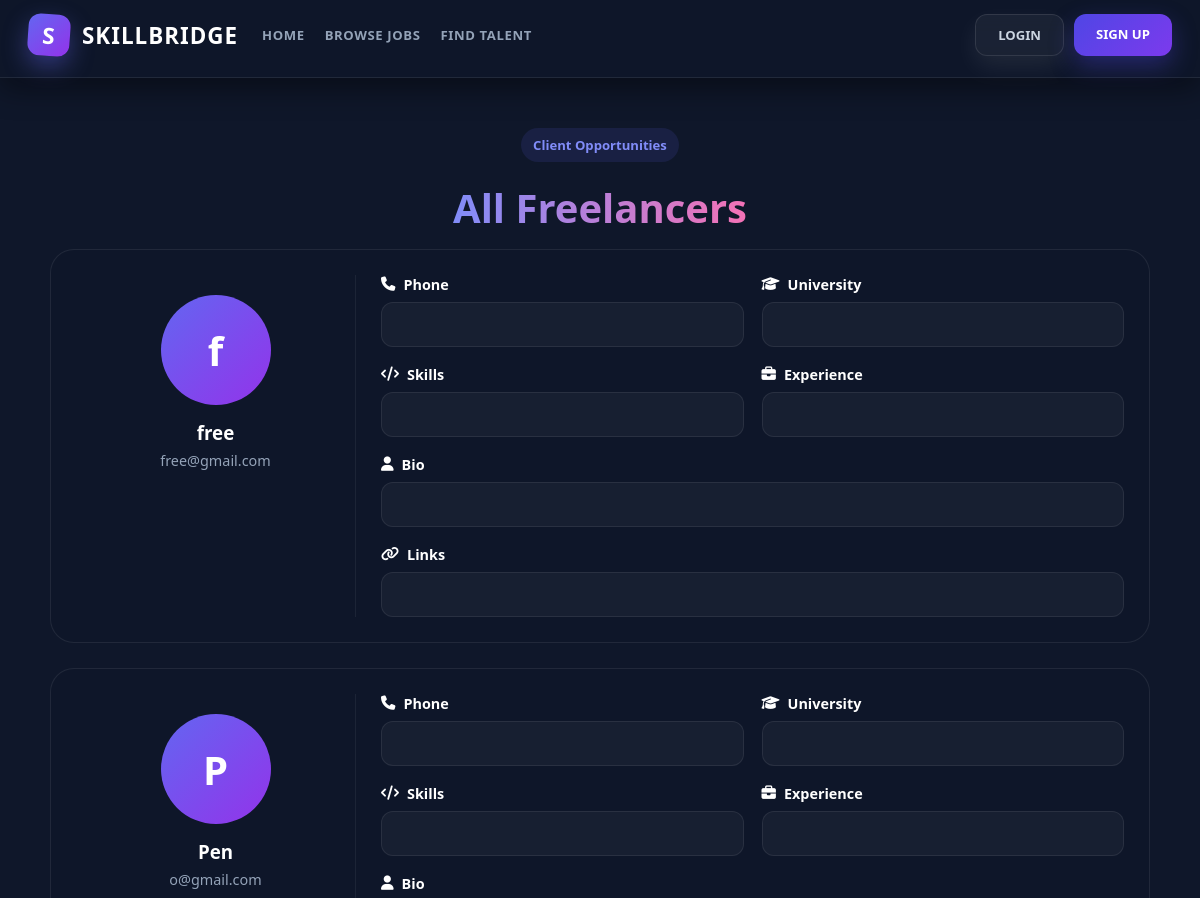
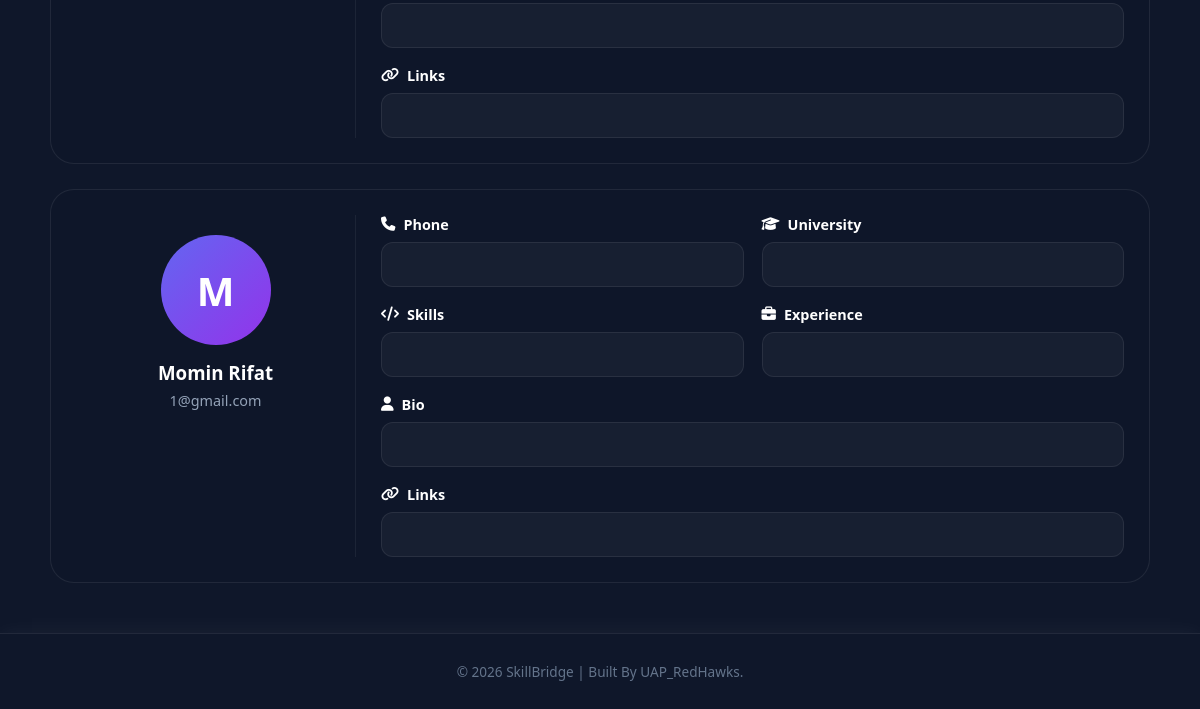
/talents/, run on an earlier commit of the app's database (2 pictures, top to bottom).
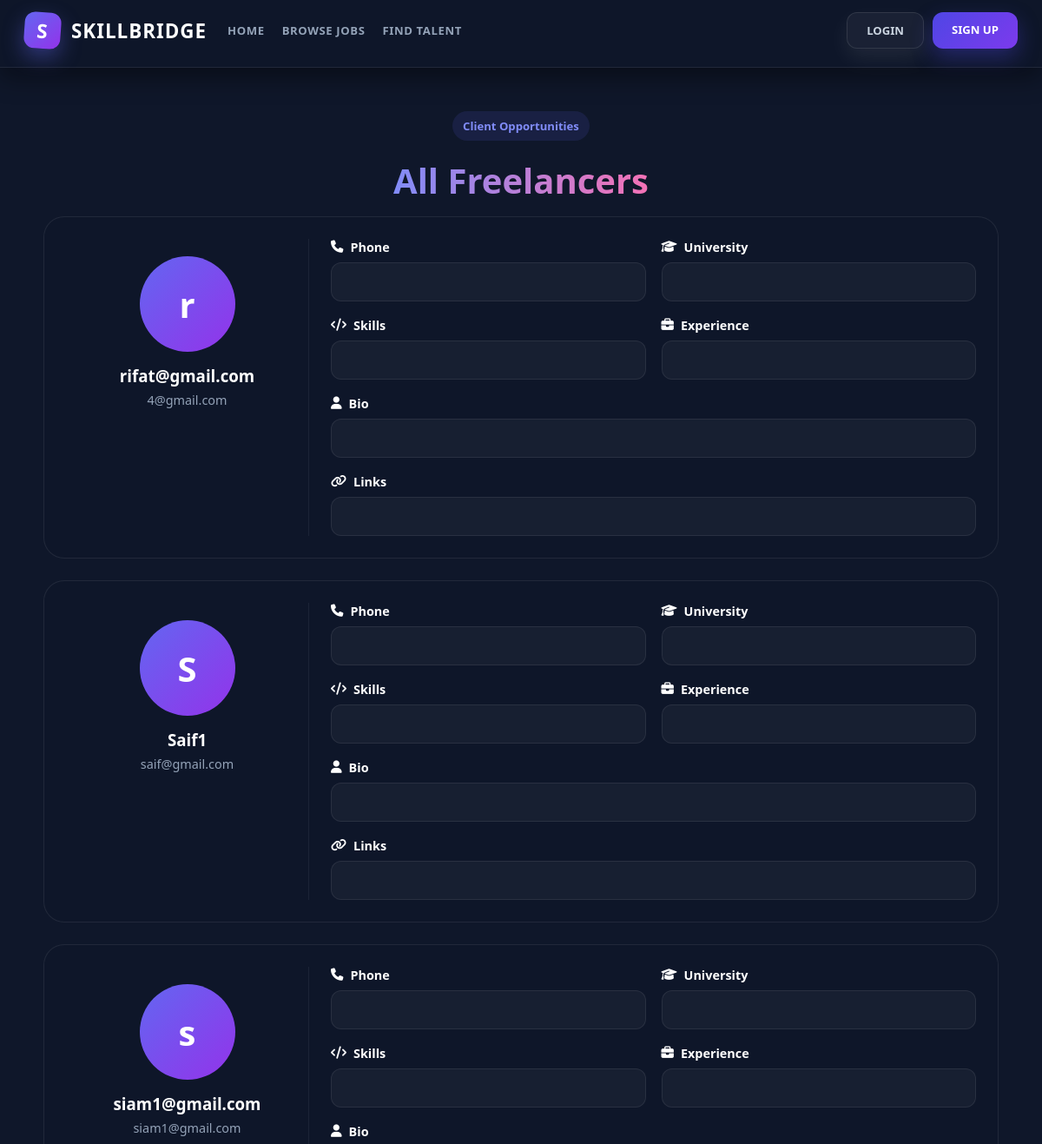
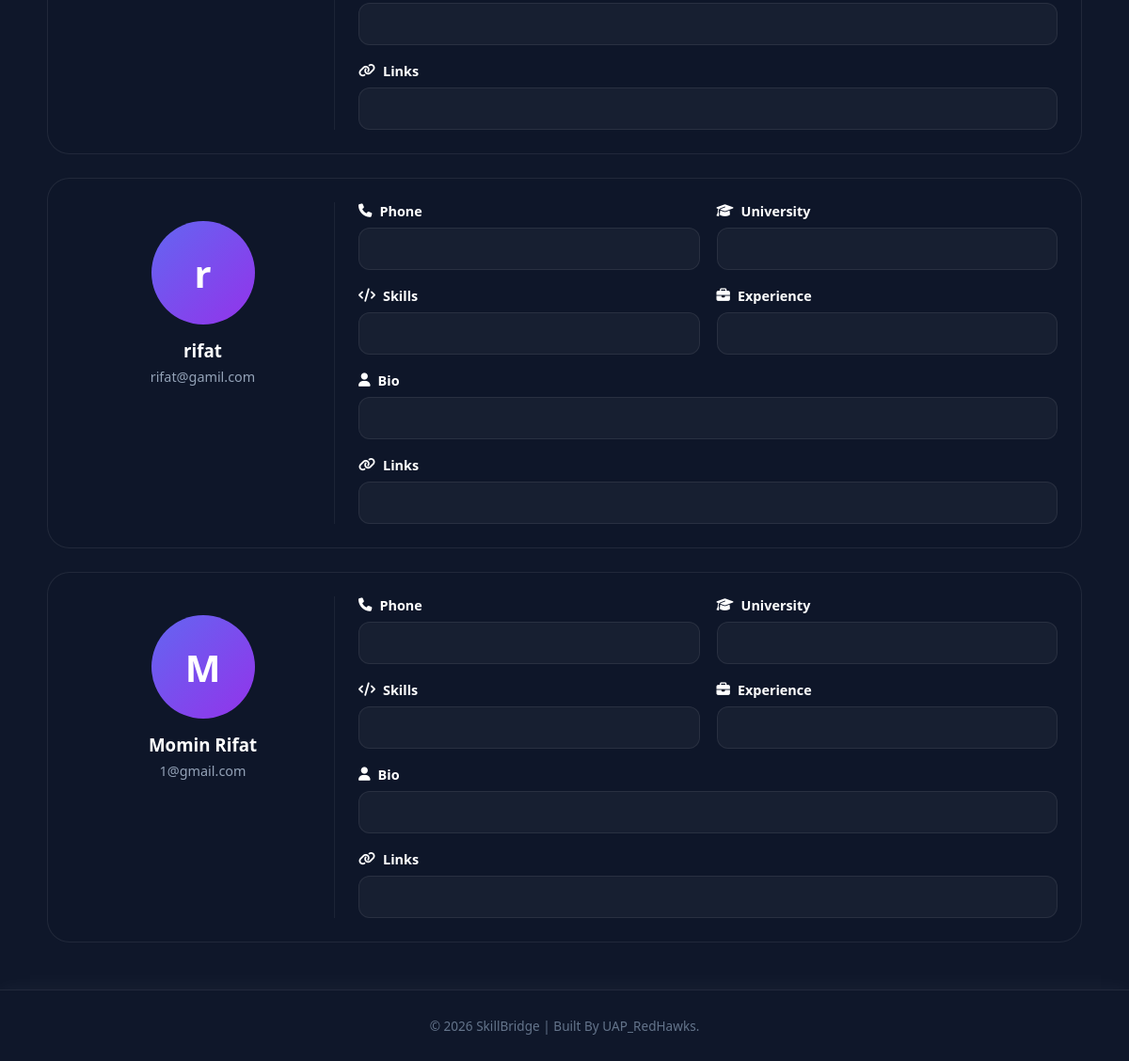
And on a later commit of the database (2 pictures, top to bottom).
### users/models.py (models this page shows, shortened)
class FreelancerProfile(models.Model):
    user = models.ForeignKey(User, on_delete=models.CASCADE)
    name = models.CharField(max_length=200)
    email = models.EmailField(unique=True)
    phone = models.CharField(max_length=20)
    address = models.TextField()
    universityname = models.CharField(max_length=200, blank=True)
    degree = models.CharField(max_length=200, blank=True)
    skills = models.TextField()
    experience = models.TextField(blank=True)
    bio = models.TextField(blank=True)
    portfolio_link = models.URLField(blank=True)
    githublink = models.URLField(blank=True)
    linkedinlink = models.URLField(blank=True)
    profileimage = models.ImageField(upload_to='profiles/', blank=True, null=True)
    resume = models.FileField(upload_to='resumes/', blank=True, null=True)
    nidnumber = models.CharField(max_length=50)
    createdat = models.DateTimeField(auto_now_add=True)

### core/views.py (the view)
# urls.py: path('talents/', views.guest_talents_list, name='guest_talents_list'),
def guest_talents_list(request):
    freelancers = FreelancerProfile.objects.all().order_by('-createdat')
    return render(request, 'core/alltalent.html', {'freelancers': freelancers})

### templates/core/alltalent.html (shortened to what this page needs)
{% extends 'core/base.html' %}
{% load static %}
{% block extra_css %}
  <link rel="stylesheet" href="{% static 'css/core/alltalent.css' %}" />
  <link rel="stylesheet" href="https://cdnjs.cloudflare.com/ajax/libs/font-awesome/6.5.1/css/all.min.css" />
{% endblock %}
{% block guest_content %}
  <div class="find-page">
    <div class="job-top">
      <div>
        <span class="job-tag">Client Opportunities</span>
        <h1>All Freelancers</h1>
      </div>
    </div>
    <div class="talent-list">
      {% for freelancer in freelancers %}
        <div class="talent-card">
          <div class="talent-left">
            <div class="talent-img">
              {% if freelancer.profileimage %}
                <img src="{{ freelancer.profileimage.url }}" />
              {% else %}
                <div class="default-img">{{ freelancer.name|first }}</div>
              {% endif %}
            </div>
            <h3>{{ freelancer.name }}</h3>
            <p>{{ freelancer.email }}</p>
          </div>
          <div class="talent-right">
            <div class="info-box">
              <label><i class="fa-solid fa-phone"></i> Phone</label>
              <div class="box">{{ freelancer.phone }}</div>
            </div>
            <div class="info-box">
              <label><i class="fa-solid fa-graduation-cap"></i> University</label>
              <div class="box">{{ freelancer.universityname }}</div>
            </div>
            <div class="info-box">
              <label><i class="fa-solid fa-code"></i> Skills</label>
              <div class="box">{{ freelancer.skills }}</div>
            </div>
            <div class="info-box">
              <label><i class="fa-solid fa-briefcase"></i> Experience</label>
              <div class="box">{{ freelancer.experience }}</div>
            </div>
            <div class="info-box full">
              <label><i class="fa-solid fa-user"></i> Bio</label>
              <div class="box">{{ freelancer.bio }}</div>
            </div>
            <div class="info-box full">
              <label><i class="fa-solid fa-link"></i> Links</label>
              <div class="box">
              </div>
            </div>
          </div>
        </div>
      {% endfor %}
    </div>
  </div>
{% endblock %}

### templates/core/base.html (shortened to what this page needs)
{% load static %}
<!DOCTYPE html>
<html lang="en">
  <head>
    <link rel="stylesheet" href="https://cdnjs.cloudflare.com/ajax/libs/font-awesome/6.0.0/css/all.min.css" />
    <link rel="stylesheet" href="{% static 'css/core/base.css' %}" />
    {% block extra_css %}
    {% endblock %}
  </head>
  <body>
    <nav class="navbar">
      <div class="nav-container">
        <div class="nav-left">
          <a href="/" class="brand-logo"><div class="logo-box">S</div>SKILLBRIDGE</a>
          {% if not user.is_authenticated %}
            <div class="nav-links desktop-menu">
              <a href="{% url 'home' %}" class="nav-item">Home</a>
              <a href="{% url 'guest_job_list' %}" class="nav-item">Browse Jobs</a>
              <a href="{% url 'guest_talents_list' %}" class="nav-item">Find Talent</a>
            </div>
          {% endif %}
        </div>
        <div class="nav-right">
          {% if user.is_authenticated %}
            <a href="#" class="message-btn"><i class="fas fa-message"></i></a>
            <div class="user-info">
              <div class="user-avatar">{{ user.username.0|upper }}</div>
              <span class="user-name">{{ user.username }}</span>
            </div>
          {% else %}
            <div class="auth-desktop">
              <a href="{% url 'login' %}" class="btn-login">Login</a>
              <a href="{% url 'signup' %}" class="btn-signup">Sign Up</a>
            </div>
          {% endif %}
        </div>
      </div>
    </nav>
    {% if user.is_authenticated %}
      <div class="dashboard-layout">
        {% with current=request.path %}
          <aside class="sidebar">
            {% if request.session.role == 'freelancer' %}
              <div class="role-badge freelancer">Freelancer</div>
              <a href="{% url 'freelencerdashboard' %}" class="sidebar-item {% if request.resolver_match.url_name == 'freelencerdashboard' %}active{% endif %}"><i class="fas fa-chart-line"></i>Dashboard</a>
              <a href="{% url 'freelancerprofile' %}" class="sidebar-item {% if request.resolver_match.url_name == 'freelancerprofile' %}active{% endif %}"><i class="fas fa-user"></i>My Profile</a>
              <a href="{% url 'job_list' %}" class="sidebar-item {% if request.resolver_match.url_name == 'job_list' %}active{% endif %}"><i class="fas fa-briefcase"></i>Browse Jobs</a>
              <a href="{% url 'my_applications' %}" class="sidebar-item {% if request.resolver_match.url_name == 'my_applications' %}active{% endif %}"><i class="fas fa-file"></i>My Applications</a>
              <a href="{% url 'saved_jobs' %}" class="sidebar-item {% if request.resolver_match.url_name == 'saved_jobs' %}active{% endif %}"><i class="fas fa-bookmark"></i>Saved Jobs</a>
              <a href="#" class="sidebar-item"><i class="fas fa-message"></i>Messages</a>
              <a href="{% url 'frereview' %}" class="sidebar-item {% if request.resolver_match.url_name == 'frereview' %}active{% endif %}"><i class="fas fa-star"></i>Reviews</a>
            {% else %}
              <div class="role-badge client">Client</div>
              <a href="{% url 'clientdashboard' %}" class="sidebar-item {% if request.resolver_match.url_name == 'clientdashboard' %}active{% endif %}"><i class="fas fa-chart-line"></i>Dashboard</a>
              <a href="{% url 'clientprofile' %}" class="sidebar-item {% if request.resolver_match.url_name == 'clientprofile' %}active{% endif %}"><i class="fas fa-user"></i>My Profile</a>
              <a href="{% url 'job_list' %}" class="sidebar-item {% if request.resolver_match.url_name == 'job_list' %}active{% endif %}"><i class="fas fa-briefcase"></i>Browse Jobs</a>
              <a href="{% url 'post_job' %}" class="sidebar-item {% if request.resolver_match.url_name == 'post_job' %}active{% endif %}"><i class="fas fa-plus"></i>Post a Job</a>
              <a href="{% url 'findtalents' %}" class="sidebar-item {% if request.resolver_match.url_name == 'findtalents' %}active{% endif %}"><i class="fas fa-users"></i>Find Talent</a>
              <a href="#" class="sidebar-item"><i class="fas fa-message"></i>Messages</a>
              <a href="{% url 'frereview' %}" class="sidebar-item {% if request.resolver_match.url_name == 'frereview' %}active{% endif %}"><i class="fas fa-star"></i> Reviews</a>
            {% endif %}
            <a href="{% url 'logout' %}" class="sidebar-item logout-sidebar"><i class="fas fa-right-from-bracket"></i>Logout</a>
          </aside>
        {% endwith %}
        <main class="dashboard-content">
          {% block content %}
          {% endblock %}
        </main>
      </div>
    {% else %}
      <main class="main-wrapper">
        {% block guest_content %}
        {% endblock %}
      </main>
    {% endif %}
    <footer class="footer">
      <div class="footer-content">&copy; 2026 SkillBridge | Built By UAP_RedHawks.</div>
    </footer>
  </body>
</html>

### static/css/core/base.css (style rules this page uses)
* { margin: 0; padding: 0; box-sizing: border-box; }
html, body { scroll-behavior: smooth; margin: 0; min-height: 100%; }
body { display: flex; flex-direction: column; background: #0f172a; color: #e2e8f0; font-family: 'Segoe UI', Tahoma, Geneva, Verdana, sans-serif; overflow-x: hidden; padding-right: 0 !important; min-height: 100vh; margin: 0; padding: 0; padding-top: 78px; }
.main-wrapper { display: flex; flex-direction: column; padding: 30px 30px 30px; }
.navbar { height: 78px; position: fixed; top: 0; left: 0; right: 0; width: auto; z-index: 9999; background: rgba(15, 23, 42, 0.75); backdrop-filter: blur(15px); -webkit-backdrop-filter: blur(15px); border-bottom: 1px solid rgba(255, 255, 255, 0.08); padding: 14px 0; transition: 0.3s ease; box-shadow: 0 10px 30px rgba(0, 0, 0, 0.45); }
.nav-container { max-width: 1500px; margin: 0 auto; padding: 0 28px; display: flex; justify-content: space-between; align-items: center; }
.nav-left, .nav-right, .nav-links { display: flex; align-items: center; gap: 24px; }
.nav-left { flex: 1; }
.brand-logo { display: flex; align-items: center; gap: 12px; font-size: 1.4rem; font-weight: 900; color: #ffffff; text-decoration: none; letter-spacing: 1px; }
.logo-box { width: 42px; height: 42px; background: linear-gradient(135deg, #6366f1, #9333ea); border-radius: 12px; display: flex; justify-content: center; align-items: center; transform: rotate(4deg); font-weight: 900; color: white; box-shadow: 0 10px 25px rgba(99, 102, 241, 0.4); }
.nav-item { text-decoration: none; color: #94a3b8; font-size: 0.82rem; font-weight: 700; text-transform: uppercase; letter-spacing: 0.6px; transition: 0.3s; position: relative; }
.btn-login { background: rgba(255, 255, 255, 0.05); color: #cbd5e1; text-decoration: none; font-weight: 700; font-size: 0.82rem; text-transform: uppercase; border-radius: 12px; transition: 0.3s; border: 1px solid rgba(255, 255, 255, 0.1); padding: 11px 22px; box-shadow: 0 10px 25px rgba(255, 255, 255, 0.08); }
.btn-signup { background: linear-gradient(135deg, #4f46e5, #7c3aed); color: white; padding: 11px 22px; border-radius: 12px; text-decoration: none; text-transform: uppercase; font-weight: 700; font-size: 0.82rem; transition: 0.3s ease; box-shadow: 0 10px 25px rgba(79, 70, 229, 0.35); }
.nav-container { display: flex; justify-content: space-between; align-items: center; padding: 0 28px; }
.main-wrapper { flex: 1; width: 100%; display: flex; flex-direction: column; }
.footer { border-top: 1px solid rgba(255, 255, 255, 0.08); padding: 28px 0; background: #0f172a; display: flex; justify-content: center; align-items: center; margin-top: auto; box-shadow: 0 0 20px rgba(255, 255, 255, 0.05); }
.footer-content { color: #64748b; font-size: 0.85rem; font-weight: 500; }
body, html { transform: none !important; }
.navbar { z-index: 99999 !important; }
.desktop-menu { display: flex; gap: 20px; }
.auth-desktop { display: flex; gap: 10px; }

What changed in the data, as far as the page shows it:
removed FreelancerProfile: name|first "f", name "free", email "free@gmail.com"
removed FreelancerProfile: name|first "P", name "Pen", email "o@gmail.com"
added FreelancerProfile: name|first "r", name "rifat@gmail.com", email "4@gmail.com"
added FreelancerProfile: name|first "S", name "Saif1", email "saif@gmail.com"
added FreelancerProfile: name|first "s", name "siam1@gmail.com", email "siam1@gmail.com"
added FreelancerProfile: name|first "r", name "rifat", email "rifat@gamil.com"
